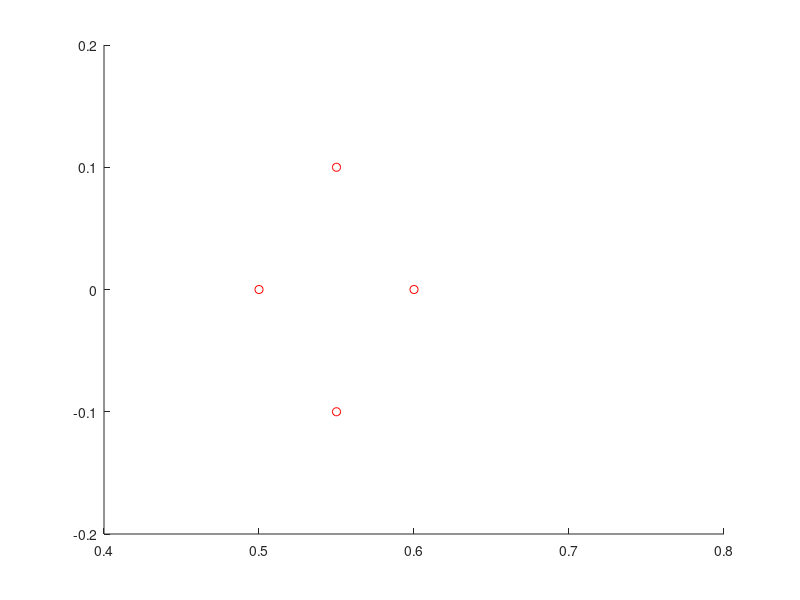

This figure's MATLAB source:
hold on
a = [0.55, -0.1, -0.1];
b = [0.60, 0, -0.1];
c = [0.55, 0.1, -0.1];
d = [0.50, 0, -0.1];
e = [0.55, -0.1, -1.5];
f = [0.60, 0, -1.5];
g = [0.55, 0.1, -1.5];

plot3(a(1),a(2),a(3),'ro');
plot3(b(1),b(2),b(3),'ro');
plot3(c(1),c(2),c(3),'ro');
plot3(d(1),d(2),d(3),'ro');
plot3(e(1),e(2),e(3),'ro');
plot3(f(1),f(2),f(3),'ro');
plot3(g(1),g(2),g(3),'ro');
axis([0.4 0.8 -0.2 0.2 -2 0]);